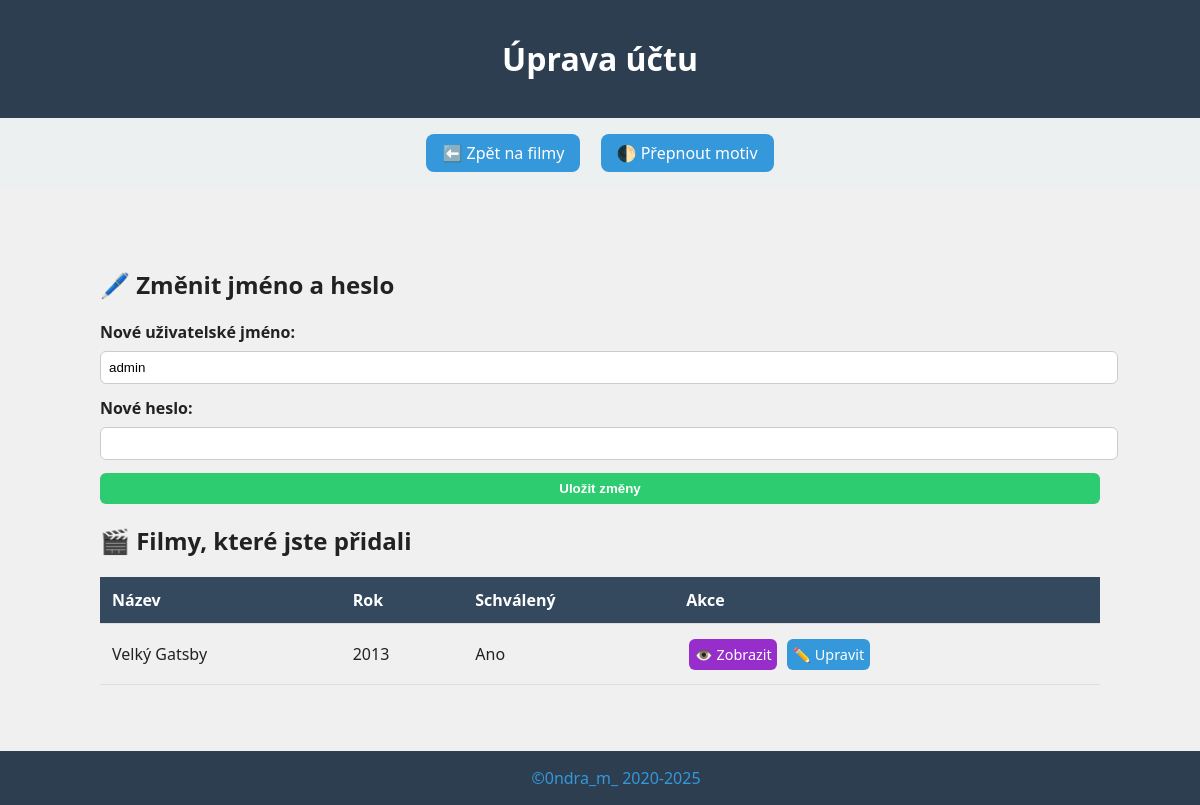
/settings.php (signed in), run on the app's committed database.
### tables this page shows
CREATE TABLE `uzivatele` (
  `id` int NOT NULL,
  `username` varchar(50) NOT NULL,
  `password` varchar(255) NOT NULL,
  `role` enum('owner','admin','user') DEFAULT 'user'
);

CREATE TABLE `filmy` (
  `id` int NOT NULL,
  `nazev` varchar(255) NOT NULL,
  `rok` int NOT NULL,
  `zanr` varchar(100) DEFAULT NULL,
  `reziser` varchar(255) DEFAULT NULL,
  `hodnoceni` decimal(3,1) DEFAULT NULL,
  `popis` text,
  `schvaleno` tinyint(1) DEFAULT '0',
  `vytvoreno` timestamp NOT NULL DEFAULT CURRENT_TIMESTAMP,
  `autor` varchar(50) NOT NULL DEFAULT 'neznámý'
);

### settings.php (the view, shortened to what this page needs)
<?php
   require 'hlphp/db.php';
   $username = $_SESSION['username'];
   $user_result = $conn->query("SELECT * FROM uzivatele WHERE username = '$username'");
   if ($user_result->num_rows > 0) {
       $user = $user_result->fetch_assoc();
   } else {
       die("Uživatel nenalezen.");
   }
   $films_result = $conn->query("SELECT * FROM filmy WHERE autor = '$username' ORDER BY vytvoreno DESC");
   ?>
<!DOCTYPE html>
<html lang="cs">
   <head>
      <link rel="stylesheet" href="styles.css">
   </head>
   <body>
      <header>
         <h1>Úprava účtu</h1>
      </header>
      <nav>
         <a class="button" href="index.php">⬅️ Zpět na filmy</a>
         <a class="button" onclick="toggleTheme()">🌓 Přepnout motiv</a>
      </nav>
      <div class="container">
         <h2>🖊️ Změnit jméno a heslo</h2>
         <form method="POST" action="settings.php" class="credentials-form">
            <label class="form-label">Nové uživatelské jméno:</label>
            <input type="text" name="new_username" class="form-input" value="<?= htmlspecialchars($user['username']) ?>" required>
            <label class="form-label">Nové heslo:</label>
            <input type="password" name="new_password" class="form-input">
            <button type="submit" class="form-button">Uložit změny</button>
         </form>
         <h2>🎬 Filmy, které jste přidali</h2>
         <div class="table-wrapper">
            <table class="admin-table">
               <thead>
                  <tr>
                     <th>Název</th>
                     <th>Rok</th>
                     <th>Schválený</th>
                     <th>Akce</th>
                  </tr>
               </thead>
               <tbody>
                  <?php while ($film = $films_result->fetch_assoc()): ?>
                  <tr>
                     <td><?= htmlspecialchars($film['nazev']) ?></td>
                     <td><?= htmlspecialchars($film['rok']) ?></td>
                     <td><?= $film['schvaleno'] ? 'Ano' : 'Ne' ?></td>
                     <td>
                        <a class="btn btn-view" href="info.php?id=<?= $film['id'] ?>">👁️ Zobrazit</a>
                        <a class="btn" href="edit.php?id=<?= $film['id'] ?>">✏️ Upravit</a>
                     </td>
                  </tr>
                  <?php endwhile; ?>
               </tbody>
            </table>
         </div>
      </div>
   </body>
   <footer>
      <a href="https://github.com/0ndraM">©0ndra_m_  2020-<?php echo date("Y");?></a>
   </footer>
</html>

### styles.css (style rules this page uses)
body { font-family: 'Segoe UI', sans-serif; background-color: #f0f0f0; color: #222; margin: 0; padding: 0 0 60px 0; }
header { background: #2c3e50; color: white; padding: 1em; text-align: center; }
nav { padding: 0.5em; text-align: center; background: #ecf0f1; }
nav .button { margin: 0.5em; padding: 0.5em 1em; background: #3498db; color: white; text-decoration: none; border-radius: 8px; transition: background 0.3s; }
.button, .btn { display: inline-block; background-color: #3498db; color: white; padding: 0.6em 1.2em; text-decoration: none; border-radius: 6px; margin: 0.5em 0; cursor: pointer; transition: background 0.3s ease; font-size: 1em; }
.container { padding: 60px 1em 60px; max-width: 1000px; margin: auto; }
.admin-table { width: 100%; border-collapse: collapse; margin-top: 0,2em; }
.admin-table th, .admin-table td { padding: 0.75em; text-align: left; border-bottom: 1px solid #ddd; }
.admin-table th { background-color: #34495e; color: white; }
.btn { padding: 0.4em 0.4em; margin: 0.2em; border: none; font-size: 0.9em; display: inline-block; }
.btn-view { background-color: #972ecc; }
form button { background-color: #2ecc71; color: white; border: none; padding: 0.6em 1.2em; border-radius: 5px; cursor: pointer; }
footer { background: #2c3e50; color: white; padding: 1em; text-align: center; position: fixed; bottom: 0; width: 100%; }
footer a { color: #3498db; text-decoration: none; }
.credentials-form .form-label { display: block; margin-bottom: 0.5em; font-weight: bold; }
.credentials-form .form-input { width: 100%; padding: 0.6em; margin-bottom: 1em; border: 1px solid #ccc; border-radius: 6px; }
.credentials-form .form-button { width: 100%; background-color: #2ecc71; color: white; padding: 0.6em; border: none; border-radius: 6px; font-weight: bold; cursor: pointer; }

### data on the page
uzivatele: new_username "admin"
filmy: nazev "Velký Gatsby", rok "2013", schvaleno "Ano"
